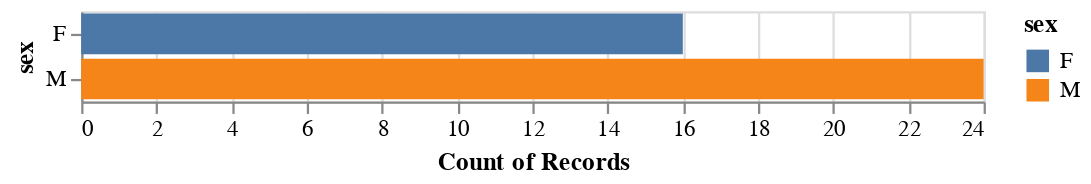

The notebook cell this image was saved under:
### Code cell
myfilter=math["G3"]>15
myfilter

higher_marks=math[myfilter]
print(higher_marks)

bars3 = alt.Chart(math[myfilter]).mark_bar().encode(
    y='sex:N',
    color='sex:N',
    x='count(sex):Q'
)

bars3

### Figure 1 — Vega-Lite specification as saved in the notebook (floating-point values rounded to 4 significant figures)
{"config": {"view": {"continuousWidth": 400, "continuousHeight": 300}}, "data": {"name": "data-45c723bebbbc5e39095ae06e60f84b71"}, "mark": "bar", "encoding": {"color": {"type": "nominal", "field": "sex"}, "x": {"type": "quantitative", "aggregate": "count", "field": "sex"}, "y": {"type": "nominal", "field": "sex"}}, "$schema": "https://vega.github.io/schema/vega-lite/v4.8.1.json", "datasets": {"data-45c723bebbbc5e39095ae06e60f84b71": [{"school": "GP", "sex": "M", "age": 15, "address": "U", "famsize": "LE3", "Pstatus": "A", "Medu": 3, "Fedu": 2, "Mjob": "services", "Fjob": "other", "reason": "home", "guardian": "mother", "traveltime": 1, "studytime": 2, "failures": 0, "schoolsup": "no", "famsup": "yes", "paid": "yes", "activities": "no", "nursery": "yes", "higher": "yes", "internet": "yes", "romantic": "no", "famrel": 4, "freetime": 2, "goout": 2, "Dalc": 1, "Walc": 1, "health": 1, "absences": 0, "G1": 16, "G2": 18, "G3": 19}, {"school": "GP", "sex": "M", "age": 15, "address": "U", "famsize": "GT3", "Pstatus": "A", "Medu": 2, "Fedu": 2, "Mjob": "other", "Fjob": "other", "reason": "home", "guardian": "other", "traveltime": 1, "studytime": 3, "failures": 0, "schoolsup": "no", "famsup": "yes", "paid": "no", "activities": "no", "nursery": "yes", "higher": "yes", "internet": "yes", "romantic": "yes", "famrel": 4, "freetime": 5, "goout": 2, "Dalc": 1, "Walc": 1, "health": 3, "absences": 0, "G1": 14, "G2": 16, "G3": 16}, {"school": "GP", "sex": "M", "age": 16, "address": "U", "famsize": "LE3", "Pstatus": "T", "Medu": 4, "Fedu": 2, "Mjob": "teacher", "Fjob": "other", "reason": "course", "guardian": "mother", "traveltime": 1, "studytime": 2, "failures": 0, "schoolsup": "no", "famsup": "no", "paid": "no", "activities": "yes", "nursery": "yes", "higher": "yes", "internet": "yes", "romantic": "no", "famrel": 4, "freetime": 5, "goout": 1, "Dalc": 1, "Walc": 3, "health": 5, "absences": 2, "G1": 15, "G2": 15, "G3": 16}, {"school": "GP", "sex": "M", "age": 15, "address": "U", "famsize": "GT3", "Pstatus": "T", "Medu": 4, "Fedu": 4, "Mjob": "services", "Fjob": "services", "reason": "reputation", "guardian": "mother", "traveltime": 2, "studytime": 2, "failures": 0, "schoolsup": "no", "famsup": "yes", "paid": "no", "activities": "yes", "nursery": "yes", "higher": "yes", "internet": "yes", "romantic": "no", "famrel": 4, "freetime": 3, "goout": 1, "Dalc": 1, "Walc": 1, "health": 5, "absences": 0, "G1": 17, "G2": 16, "G3": 17}, {"school": "GP", "sex": "M", "age": 15, "address": "R", "famsize": "GT3", "Pstatus": "T", "Medu": 4, "Fedu": 3, "Mjob": "teacher", "Fjob": "at_home", "reason": "course", "guardian": "mother", "traveltime": 1, "studytime": 2, "failures": 0, "schoolsup": "no", "famsup": "yes", "paid": "no", "activities": "yes", "nursery": "yes", "higher": "yes", "internet": "yes", "romantic": "yes", "famrel": 4, "freetime": 5, "goout": 2, "Dalc": 1, "Walc": 1, "health": 5, "absences": 0, "G1": 17, "G2": 16, "G3": 16}, {"school": "GP", "sex": "M", "age": 15, "address": "U", "famsize": "LE3", "Pstatus": "T", "Medu": 4, "Fedu": 3, "Mjob": "teacher", "Fjob": "services", "reason": "home", "guardian": "mother", "traveltime": 1, "studytime": 3, "failures": 0, "schoolsup": "no", "famsup": "yes", "paid": "no", "activities": "yes", "nursery": "yes", "higher": "yes", "internet": "yes", "romantic": "no", "famrel": 5, "freetime": 4, "goout": 3, "Dalc": 1, "Walc": 1, "health": 4, "absences": 2, "G1": 15, "G2": 16, "G3": 18}, {"school": "GP", "sex": "M", "age": 15, "address": "U", "famsize": "GT3", "Pstatus": "T", "Medu": 4, "Fedu": 4, "Mjob": "services", "Fjob": "teacher", "reason": "course", "guardian": "father", "traveltime": 1, "studytime": 2, "failures": 0, "schoolsup": "no", "famsup": "yes", "paid": "no", "activities": "yes", "nursery": "yes", "higher": "yes", "internet": "yes", "romantic": "no", "famrel": 4, "freetime": 3, "goout": 3, "Dalc": 1, "Walc": 1, "health": 5, "absences": 2, "G1": 19, "G2": 18, "G3": 18}, {"school": "GP", "sex": "M", "age": 16, "address": "U", "famsize": "GT3", "Pstatus": "T", "Medu": 4, "Fedu": 3, "Mjob": "health", "Fjob": "services", "reason": "reputation", "guardian": "mother", "traveltime": 1, "studytime": 4, "failures": 0, "schoolsup": "no", "famsup": "no", "paid": "no", "activities": "yes", "nursery": "yes", "higher": "yes", "internet": "yes", "romantic": "no", "famrel": 4, "freetime": 2, "goout": 2, "Dalc": 1, "Walc": 1, "health": 2, "absences": 4, "G1": 19, "G2": 19, "G3": 20}, {"school": "GP", "sex": "F", "age": 16, "address": "U", "famsize": "GT3", "Pstatus": "T", "Medu": 4, "Fedu": 2, "Mjob": "services", "Fjob": "other", "reason": "course", "guardian": "mother", "traveltime": 1, "studytime": 2, "failures": 0, "schoolsup": "no", "famsup": "yes", "paid": "no", "activities": "no", "nursery": "yes", "higher": "yes", "internet": "yes", "romantic": "no", "famrel": 4, "freetime": 2, "goout": 3, "Dalc": 1, "Walc": 1, "health": 5, "absences": 2, "G1": 15, "G2": 16, "G3": 16}, {"school": "GP", "sex": "F", "age": 15, "address": "R", "famsize": "LE3", "Pstatus": "T", "Medu": 3, "Fedu": 1, "Mjob": "other", "Fjob": "other", "reason": "reputation", "guardian": "father", "traveltime": 2, "studytime": 4, "failures": 0, "schoolsup": "no", "famsup": "yes", "paid": "no", "activities": "no", "nursery": "no", "higher": "yes", "internet": "yes", "romantic": "no", "famrel": 4, "freetime": 4, "goout": 2, "Dalc": 2, "Walc": 3, "health": 3, "absences": 12, "G1": 16, "G2": 16, "G3": 16}, {"school": "GP", "sex": "F", "age": 15, "address": "U", "famsize": "GT3", "Pstatus": "T", "Medu": 4, "Fedu": 3, "Mjob": "services", "Fjob": "other", "reason": "reputation", "guardian": "mother", "traveltime": 1, "studytime": 1, "failures": 0, "schoolsup": "no", "famsup": "no", "paid": "yes", "activities": "yes", "nursery": "yes", "higher": "yes", "internet": "yes", "romantic": "no", "famrel": 4, "freetime": 5, "goout": 5, "Dalc": 1, "Walc": 3, "health": 1, "absences": 4, "G1": 16, "G2": 17, "G3": 18}, {"school": "GP", "sex": "M", "age": 16, "address": "U", "famsize": "GT3", "Pstatus": "T", "Medu": 4, "Fedu": 4, "Mjob": "services", "Fjob": "teacher", "reason": "other", "guardian": "father", "traveltime": 1, "studytime": 3, "failures": 0, "schoolsup": "no", "famsup": "yes", "paid": "no", "activities": "yes", "nursery": "yes", "higher": "yes", "internet": "yes", "romantic": "yes", "famrel": 4, "freetime": 4, "goout": 3, "Dalc": 1, "Walc": 1, "health": 4, "absences": 0, "G1": 16, "G2": 17, "G3": 17}, {"school": "GP", "sex": "M", "age": 15, "address": "U", "famsize": "GT3", "Pstatus": "A", "Medu": 3, "Fedu": 4, "Mjob": "services", "Fjob": "other", "reason": "course", "guardian": "mother", "traveltime": 1, "studytime": 2, "failures": 0, "schoolsup": "no", "famsup": "yes", "paid": "yes", "activities": "yes", "nursery": "yes", "higher": "yes", "internet": "yes", "romantic": "no", "famrel": 5, "freetime": 4, "goout": 4, "Dalc": 1, "Walc": 1, "health": 1, "absences": 0, "G1": 16, "G2": 18, "G3": 18}, {"school": "GP", "sex": "M", "age": 16, "address": "U", "famsize": "GT3", "Pstatus": "T", "Medu": 3, "Fedu": 3, "Mjob": "services", "Fjob": "other", "reason": "home", "guardian": "father", "traveltime": 1, "studytime": 3, "failures": 0, "schoolsup": "no", "famsup": "yes", "paid": "no", "activities": "yes", "nursery": "yes", "higher": "yes", "internet": "yes", "romantic": "no", "famrel": 5, "freetime": 3, "goout": 3, "Dalc": 1, "Walc": 1, "health": 5, "absences": 2, "G1": 16, "G2": 18, "G3": 18}, {"school": "GP", "sex": "F", "age": 16, "address": "U", "famsize": "LE3", "Pstatus": "T", "Medu": 4, "Fedu": 4, "Mjob": "health", "Fjob": "health", "reason": "other", "guardian": "mother", "traveltime": 1, "studytime": 3, "failures": 0, "schoolsup": "no", "famsup": "yes", "paid": "yes", "activities": "yes", "nursery": "yes", "higher": "yes", "internet": "yes", "romantic": "yes", "famrel": 5, "freetime": 4, "goout": 5, "Dalc": 1, "Walc": 1, "health": 4, "absences": 4, "G1": 14, "G2": 15, "G3": 16}, {"school": "GP", "sex": "M", "age": 15, "address": "U", "famsize": "LE3", "Pstatus": "A", "Medu": 4, "Fedu": 4, "Mjob": "teacher", "Fjob": "teacher", "reason": "course", "guardian": "mother", "traveltime": 1, "studytime": 1, "failures": 0, "schoolsup": "no", "famsup": "no", "paid": "no", "activities": "yes", "nursery": "yes", "higher": "yes", "internet": "yes", "romantic": "no", "famrel": 5, "freetime": 5, "goout": 3, "Dalc": 1, "Walc": 1, "health": 4, "absences": 6, "G1": 18, "G2": 19, "G3": 19}, {"school": "GP", "sex": "M", "age": 15, "address": "U", "famsize": "LE3", "Pstatus": "T", "Medu": 4, "Fedu": 2, "Mjob": "teacher", "Fjob": "other", "reason": "course", "guardian": "mother", "traveltime": 1, "studytime": 1, "failures": 0, "schoolsup": "no", "famsup": "no", "paid": "no", "activities": "no", "nursery": "yes", "higher": "yes", "internet": "yes", "romantic": "no", "famrel": 3, "freetime": 5, "goout": 2, "Dalc": 1, "Walc": 1, "health": 3, "absences": 10, "G1": 18, "G2": 19, "G3": 19}, {"school": "GP", "sex": "M", "age": 16, "address": "U", "famsize": "GT3", "Pstatus": "T", "Medu": 4, "Fedu": 4, "Mjob": "teacher", "Fjob": "teacher", "reason": "course", "guardian": "father", "traveltime": 1, "studytime": 2, "failures": 0, "schoolsup": "no", "famsup": "yes", "paid": "no", "activities": "yes", "nursery": "yes", "higher": "yes", "internet": "yes", "romantic": "no", "famrel": 5, "freetime": 4, "goout": 4, "Dalc": 1, "Walc": 2, "health": 5, "absences": 2, "G1": 15, "G2": 15, "G3": 16}, {"school": "GP", "sex": "M", "age": 16, "address": "R", "famsize": "GT3", "Pstatus": "T", "Medu": 4, "Fedu": 4, "Mjob": "teacher", "Fjob": "teacher", "reason": "course", "guardian": "mother", "traveltime": 1, "studytime": 1, "failures": 0, "schoolsup": "no", "famsup": "no", "paid": "yes", "activities": "yes", "nursery": "yes", "higher": "yes", "internet": "yes", "romantic": "no", "famrel": 3, "freetime": 5, "goout": 5, "Dalc": 2, "Walc": 5, "health": 4, "absences": 8, "G1": 18, "G2": 18, "G3": 18}, {"school": "GP", "sex": "F", "age": 16, "address": "U", "famsize": "GT3", "Pstatus": "T", "Medu": 4, "Fedu": 2, "Mjob": "health", "Fjob": "services", "reason": "home", "guardian": "father", "traveltime": 1, "studytime": 2, "failures": 0, "schoolsup": "no", "famsup": "no", "paid": "yes", "activities": "no", "nursery": "yes", "higher": "yes", "internet": "yes", "romantic": "yes", "famrel": 4, "freetime": 2, "goout": 3, "Dalc": 1, "Walc": 1, "health": 3, "absences": 0, "G1": 14, "G2": 15, "G3": 16}, {"school": "GP", "sex": "M", "age": 16, "address": "U", "famsize": "GT3", "Pstatus": "T", "Medu": 1, "Fedu": 0, "Mjob": "other", "Fjob": "other", "reason": "reputation", "guardian": "mother", "traveltime": 2, "studytime": 2, "failures": 0, "schoolsup": "no", "famsup": "yes", "paid": "yes", "activities": "yes", "nursery": "yes", "higher": "yes", "internet": "yes", "romantic": "yes", "famrel": 4, "freetime": 3, "goout": 2, "Dalc": 1, "Walc": 1, "health": 3, "absences": 2, "G1": 13, "G2": 15, "G3": 16}, {"school": "GP", "sex": "F", "age": 17, "address": "U", "famsize": "GT3", "Pstatus": "T", "Medu": 2, "Fedu": 4, "Mjob": "services", "Fjob": "services", "reason": "reputation", "guardian": "father", "traveltime": 1, "studytime": 2, "failures": 0, "schoolsup": "no", "famsup": "yes", "paid": "no", "activities": "yes", "nursery": "yes", "higher": "yes", "internet": "no", "romantic": "no", "famrel": 5, "freetime": 4, "goout": 2, "Dalc": 2, "Walc": 3, "health": 5, "absences": 0, "G1": 16, "G2": 17, "G3": 17}, {"school": "GP", "sex": "M", "age": 17, "address": "U", "famsize": "GT3", "Pstatus": "T", "Medu": 4, "Fedu": 4, "Mjob": "services", "Fjob": "teacher", "reason": "home", "guardian": "mother", "traveltime": 1, "studytime": 1, "failures": 0, "schoolsup": "no", "famsup": "no", "paid": "no", "activities": "no", "nursery": "yes", "higher": "yes", "internet": "yes", "romantic": "no", "famrel": 5, "freetime": 2, "goout": 3, "Dalc": 1, "Walc": 2, "health": 5, "absences": 4, "G1": 17, "G2": 15, "G3": 16}, {"school": "GP", "sex": "F", "age": 17, "address": "U", "famsize": "GT3", "Pstatus": "T", "Medu": 4, "Fedu": 4, "Mjob": "services", "Fjob": "teacher", "reason": "home", "guardian": "mother", "traveltime": 2, "studytime": 1, "failures": 1, "schoolsup": "no", "famsup": "yes", "paid": "no", "activities": "no", "nursery": "yes", "higher": "yes", "internet": "yes", "romantic": "no", "famrel": 4, "freetime": 2, "goout": 4, "Dalc": 2, "Walc": 3, "health": 2, "absences": 24, "G1": 18, "G2": 18, "G3": 18}, {"school": "GP", "sex": "F", "age": 16, "address": "U", "famsize": "GT3", "Pstatus": "T", "Medu": 4, "Fedu": 3, "Mjob": "health", "Fjob": "other", "reason": "home", "guardian": "mother", "traveltime": 1, "studytime": 2, "failures": 0, "schoolsup": "no", "famsup": "yes", "paid": "no", "activities": "yes", "nursery": "yes", "higher": "yes", "internet": "yes", "romantic": "no", "famrel": 4, "freetime": 3, "goout": 5, "Dalc": 1, "Walc": 5, "health": 2, "absences": 2, "G1": 16, "G2": 16, "G3": 16}, {"school": "GP", "sex": "F", "age": 16, "address": "U", "famsize": "GT3", "Pstatus": "T", "Medu": 2, "Fedu": 3, "Mjob": "services", "Fjob": "teacher", "reason": "other", "guardian": "mother", "traveltime": 1, "studytime": 2, "failures": 0, "schoolsup": "yes", "famsup": "no", "paid": "no", "activities": "no", "nursery": "yes", "higher": "yes", "internet": "yes", "romantic": "no", "famrel": 2, "freetime": 3, "goout": 1, "Dalc": 1, "Walc": 1, "health": 3, "absences": 2, "G1": 16, "G2": 16, "G3": 17}, {"school": "GP", "sex": "M", "age": 16, "address": "U", "famsize": "GT3", "Pstatus": "T", "Medu": 2, "Fedu": 1, "Mjob": "other", "Fjob": "other", "reason": "course", "guardian": "mother", "traveltime": 3, "studytime": 1, "failures": 0, "schoolsup": "no", "famsup": "no", "paid": "no", "activities": "no", "nursery": "yes", "higher": "yes", "internet": "yes", "romantic": "no", "famrel": 4, "freetime": 3, "goout": 3, "Dalc": 1, "Walc": 1, "health": 4, "absences": 6, "G1": 18, "G2": 18, "G3": 18}, {"school": "GP", "sex": "F", "age": 18, "address": "U", "famsize": "GT3", "Pstatus": "T", "Medu": 4, "Fedu": 3, "Mjob": "services", "Fjob": "other", "reason": "home", "guardian": "father", "traveltime": 1, "studytime": 2, "failures": 0, "schoolsup": "no", "famsup": "yes", "paid": "yes", "activities": "no", "nursery": "yes", "higher": "yes", "internet": "yes", "romantic": "yes", "famrel": 3, "freetime": 1, "goout": 2, "Dalc": 1, "Walc": 3, "health": 2, "absences": 21, "G1": 17, "G2": 18, "G3": 18}, {"school": "GP", "sex": "M", "age": 18, "address": "R", "famsize": "LE3", "Pstatus": "A", "Medu": 3, "Fedu": 4, "Mjob": "other", "Fjob": "other", "reason": "reputation", "guardian": "mother", "traveltime": 2, "studytime": 2, "failures": 0, "schoolsup": "no", "famsup": "yes", "paid": "yes", "activities": "yes", "nursery": "yes", "higher": "yes", "internet": "yes", "romantic": "no", "famrel": 4, "freetime": 2, "goout": 5, "Dalc": 3, "Walc": 4, "health": 1, "absences": 13, "G1": 17, "G2": 17, "G3": 17}, {"school": "GP", "sex": "F", "age": 18, "address": "U", "famsize": "GT3", "Pstatus": "T", "Medu": 2, "Fedu": 2, "Mjob": "at_home", "Fjob": "at_home", "reason": "other", "guardian": "mother", "traveltime": 1, "studytime": 3, "failures": 0, "schoolsup": "no", "famsup": "yes", "paid": "yes", "activities": "no", "nursery": "yes", "higher": "yes", "internet": "yes", "romantic": "no", "famrel": 4, "freetime": 3, "goout": 3, "Dalc": 1, "Walc": 2, "health": 2, "absences": 5, "G1": 18, "G2": 18, "G3": 19}, {"school": "GP", "sex": "F", "age": 17, "address": "R", "famsize": "LE3", "Pstatus": "T", "Medu": 3, "Fedu": 1, "Mjob": "services", "Fjob": "other", "reason": "reputation", "guardian": "mother", "traveltime": 2, "studytime": 4, "failures": 0, "schoolsup": "no", "famsup": "yes", "paid": "yes", "activities": "no", "nursery": "yes", "higher": "yes", "internet": "no", "romantic": "no", "famrel": 3, "freetime": 1, "goout": 2, "Dalc": 1, "Walc": 1, "health": 3, "absences": 6, "G1": 18, "G2": 18, "G3": 18}, {"school": "GP", "sex": "M", "age": 18, "address": "U", "famsize": "LE3", "Pstatus": "T", "Medu": 4, "Fedu": 4, "Mjob": "teacher", "Fjob": "teacher", "reason": "home", "guardian": "mother", "traveltime": 1, "studytime": 1, "failures": 0, "schoolsup": "no", "famsup": "yes", "paid": "yes", "activities": "no", "nursery": "yes", "higher": "yes", "internet": "yes", "romantic": "yes", "famrel": 1, "freetime": 4, "goout": 2, "Dalc": 2, "Walc": 2, "health": 1, "absences": 5, "G1": 16, "G2": 15, "G3": 16}, {"school": "GP", "sex": "F", "age": 17, "address": "U", "famsize": "GT3", "Pstatus": "T", "Medu": 3, "Fedu": 2, "Mjob": "health", "Fjob": "health", "reason": "reputation", "guardian": "father", "traveltime": 1, "studytime": 4, "failures": 0, "schoolsup": "no", "famsup": "yes", "paid": "yes", "activities": "yes", "nursery": "no", "higher": "yes", "internet": "yes", "romantic": "no", "famrel": 5, "freetime": 2, "goout": 2, "Dalc": 1, "Walc": 2, "health": 5, "absences": 0, "G1": 17, "G2": 17, "G3": 18}, {"school": "GP", "sex": "M", "age": 20, "address": "U", "famsize": "GT3", "Pstatus": "A", "Medu": 3, "Fedu": 2, "Mjob": "services", "Fjob": "other", "reason": "course", "guardian": "other", "traveltime": 1, "studytime": 1, "failures": 0, "schoolsup": "no", "famsup": "no", "paid": "no", "activities": "yes", "nursery": "yes", "higher": "yes", "internet": "no", "romantic": "no", "famrel": 5, "freetime": 5, "goout": 3, "Dalc": 1, "Walc": 1, "health": 5, "absences": 0, "G1": 17, "G2": 18, "G3": 18}, {"school": "GP", "sex": "M", "age": 17, "address": "U", "famsize": "GT3", "Pstatus": "T", "Medu": 3, "Fedu": 3, "Mjob": "other", "Fjob": "services", "reason": "reputation", "guardian": "mother", "traveltime": 1, "studytime": 1, "failures": 0, "schoolsup": "no", "famsup": "no", "paid": "no", "activities": "yes", "nursery": "no", "higher": "yes", "internet": "yes", "romantic": "no", "famrel": 4, "freetime": 3, "goout": 5, "Dalc": 3, "Walc": 5, "health": 5, "absences": 3, "G1": 14, "G2": 15, "G3": 16}, {"school": "GP", "sex": "F", "age": 18, "address": "U", "famsize": "LE3", "Pstatus": "T", "Medu": 3, "Fedu": 3, "Mjob": "services", "Fjob": "services", "reason": "home", "guardian": "mother", "traveltime": 1, "studytime": 4, "failures": 0, "schoolsup": "no", "famsup": "yes", "paid": "no", "activities": "no", "nursery": "yes", "higher": "yes", "internet": "yes", "romantic": "no", "famrel": 5, "freetime": 3, "goout": 3, "Dalc": 1, "Walc": 1, "health": 1, "absences": 7, "G1": 16, "G2": 15, "G3": 17}, {"school": "GP", "sex": "M", "age": 18, "address": "R", "famsize": "GT3", "Pstatus": "T", "Medu": 4, "Fedu": 3, "Mjob": "teacher", "Fjob": "services", "reason": "course", "guardian": "mother", "traveltime": 1, "studytime": 3, "failures": 0, "schoolsup": "no", "famsup": "no", "paid": "no", "activities": "no", "nursery": "yes", "higher": "yes", "internet": "yes", "romantic": "yes", "famrel": 5, "freetime": 3, "goout": 2, "Dalc": 1, "Walc": 2, "health": 4, "absences": 9, "G1": 16, "G2": 15, "G3": 16}, {"school": "MS", "sex": "F", "age": 18, "address": "U", "famsize": "LE3", "Pstatus": "T", "Medu": 1, "Fedu": 1, "Mjob": "at_home", "Fjob": "services", "reason": "course", "guardian": "father", "traveltime": 2, "studytime": 3, "failures": 0, "schoolsup": "no", "famsup": "no", "paid": "no", "activities": "no", "nursery": "yes", "higher": "yes", "internet": "yes", "romantic": "no", "famrel": 5, "freetime": 3, "goout": 2, "Dalc": 1, "Walc": 1, "health": 4, "absences": 0, "G1": 18, "G2": 16, "G3": 16}, {"school": "MS", "sex": "F", "age": 18, "address": "R", "famsize": "LE3", "Pstatus": "T", "Medu": 4, "Fedu": 4, "Mjob": "other", "Fjob": "other", "reason": "reputation", "guardian": "mother", "traveltime": 2, "studytime": 3, "failures": 0, "schoolsup": "no", "famsup": "no", "paid": "no", "activities": "no", "nursery": "yes", "higher": "yes", "internet": "yes", "romantic": "no", "famrel": 5, "freetime": 4, "goout": 4, "Dalc": 1, "Walc": 1, "health": 1, "absences": 0, "G1": 19, "G2": 18, "G3": 19}, {"school": "MS", "sex": "M", "age": 17, "address": "U", "famsize": "LE3", "Pstatus": "T", "Medu": 3, "Fedu": 1, "Mjob": "services", "Fjob": "services", "reason": "course", "guardian": "mother", "traveltime": 2, "studytime": 1, "failures": 0, "schoolsup": "no", "famsup": "no", "paid": "no", "activities": "no", "nursery": "no", "higher": "yes", "internet": "yes", "romantic": "no", "famrel": 2, "freetime": 4, "goout": 5, "Dalc": 3, "Walc": 4, "health": 2, "absences": 3, "G1": 14, "G2": 16, "G3": 16}]}}
